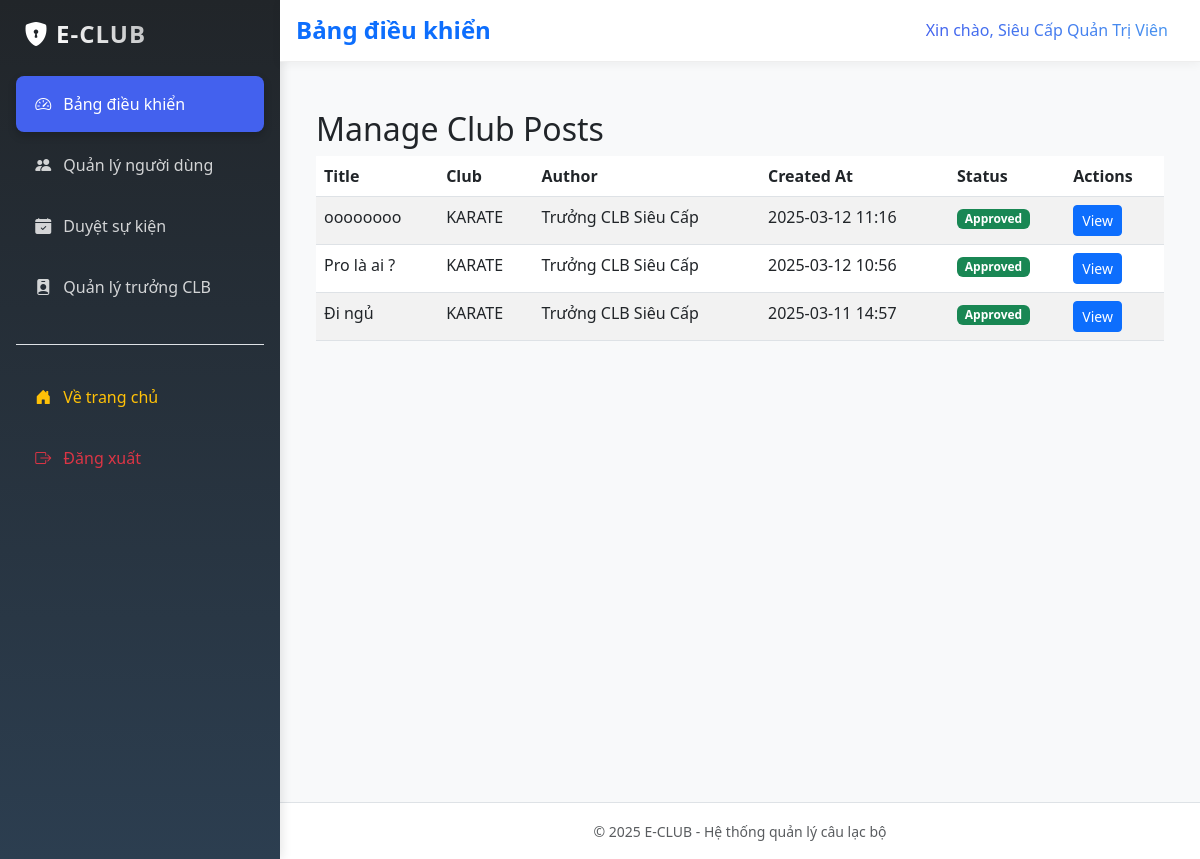
The page /index.php?page=admin/posts (signed in) on the database as committed earlier.
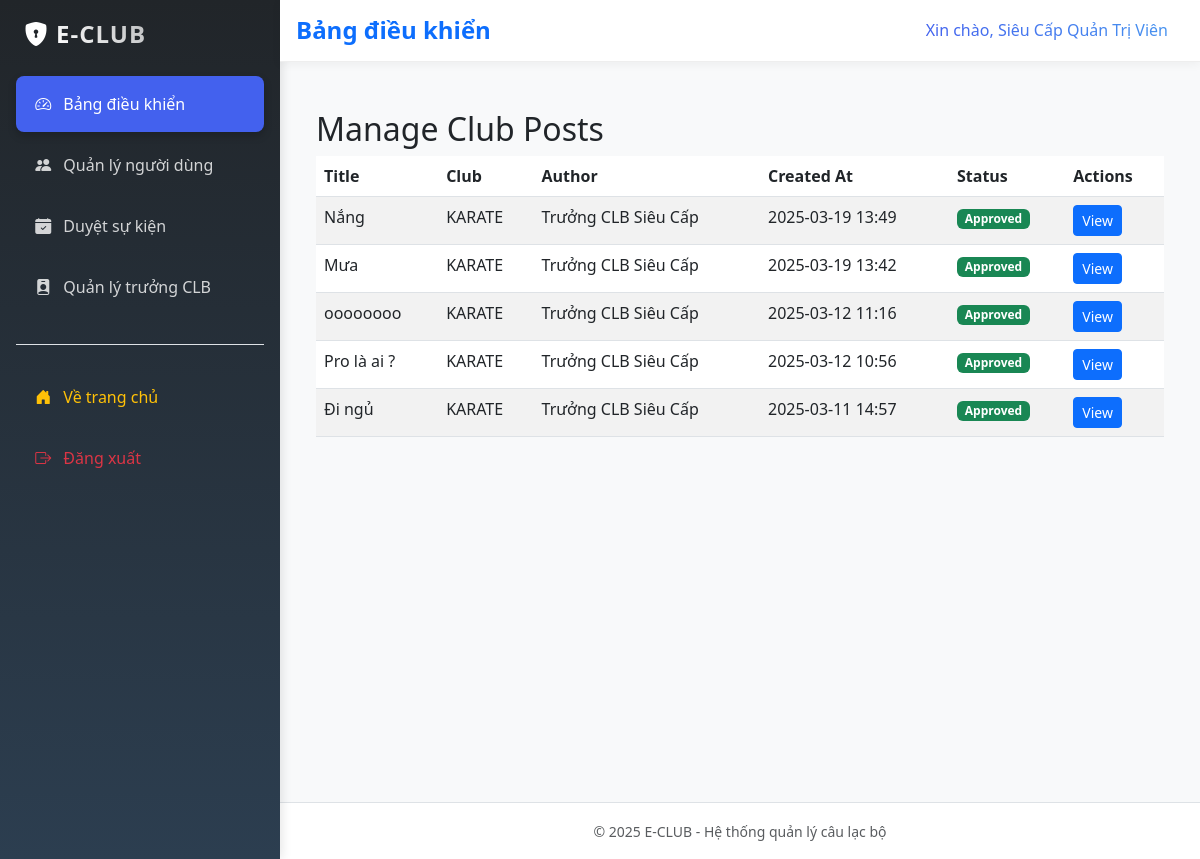
The same page on the database as committed later.
### tables this page shows
CREATE TABLE `club_posts` (
  `id` int(11) NOT NULL,
  `club_id` int(11) DEFAULT NULL,
  `title` varchar(200) NOT NULL,
  `content` longtext NOT NULL,
  `image_url` varchar(255) DEFAULT NULL,
  `status` enum('pending','approved','rejected') DEFAULT 'pending',
  `created_by` int(11) DEFAULT NULL,
  `created_at` timestamp NOT NULL DEFAULT current_timestamp(),
  `updated_at` timestamp NOT NULL DEFAULT current_timestamp() ON UPDATE current_timestamp()
);

CREATE TABLE `clubs` (
  `id` int(11) NOT NULL,
  `name` varchar(100) NOT NULL,
  `description` text DEFAULT NULL,
  `created_at` timestamp NOT NULL DEFAULT current_timestamp(),
  `status` enum('active','inactive') NOT NULL DEFAULT 'active',
  `image_url` varchar(255) DEFAULT NULL
);

CREATE TABLE `users` (
  `id` int(11) NOT NULL,
  `name` varchar(100) NOT NULL,
  `email` varchar(100) NOT NULL,
  `password` varchar(255) NOT NULL,
  `role` enum('admin','club_leader','user') DEFAULT 'user',
  `created_at` timestamp NOT NULL DEFAULT current_timestamp(),
  `avatar_url` varchar(255) DEFAULT NULL,
  `last_activity` timestamp NOT NULL DEFAULT current_timestamp() ON UPDATE current_timestamp()
);

### config.php (called while the page is built, shortened)
<?php
try {
    $conn = new mysqli(DB_HOST, DB_USER, DB_PASS, DB_NAME);
    $conn->set_charset("utf8");
} catch (Exception $e) {
    die("Database connection failed: " . $e->getMessage());
}
function sanitize($input) {
    global $conn;
    return $conn->real_escape_string(trim($input));
}
?>

### pages/admin/posts.php (the view, shortened to what this page needs)
<?php
$query = "SELECT cp.*, c.name as club_name, u.name as author_name
         FROM club_posts cp
         JOIN clubs c ON cp.club_id = c.id
         JOIN users u ON cp.created_by = u.id
         ORDER BY cp.created_at DESC";
$result = $conn->query($query);
$posts = $result->fetch_all(MYSQLI_ASSOC);
?>
<div class="container-fluid mt-4">
    <h2>Manage Club Posts</h2>
    <div class="table-responsive">
        <table class="table table-striped">
            <thead>
                <tr>
                    <th>Title</th>
                    <th>Club</th>
                    <th>Author</th>
                    <th>Created At</th>
                    <th>Status</th>
                    <th>Actions</th>
                </tr>
            </thead>
            <tbody>
                <?php foreach ($posts as $post): ?>
                <tr>
                    <td><?php echo htmlspecialchars($post['title']); ?></td>
                    <td><?php echo htmlspecialchars($post['club_name']); ?></td>
                    <td><?php echo htmlspecialchars($post['author_name']); ?></td>
                    <td><?php echo date('Y-m-d H:i', strtotime($post['created_at'])); ?></td>
                    <td>
                        <span class="badge bg-<?php echo $post['status'] === 'approved' ? 'success' : ($post['status'] === 'rejected' ? 'danger' : 'warning'); ?>">
                            <?php echo ucfirst($post['status']); ?>
                        </span>
                    </td>
                    <td>
                        <button type="button" class="btn btn-sm btn-primary view-post"
                                data-bs-toggle="modal" data-bs-target="#postModal"
                                data-post-id="<?php echo $post['id']; ?>"
                                data-title="<?php echo htmlspecialchars($post['title']); ?>"
                                data-content="<?php echo htmlspecialchars($post['content']); ?>"
                                data-image="<?php echo htmlspecialchars($post['image_url']); ?>"
                                data-status="<?php echo $post['status']; ?>">
                            View
                        </button>
                    </td>
                </tr>
                <?php endforeach; ?>
            </tbody>
        </table>
    </div>
</div>

### index.php (shortened to what this page needs)
<?php
require_once 'config.php';
require_once 'templates/admin_layout.php';
$page = isset($_GET['page']) ? sanitize($_GET['page']) : 'home';
if ($page === 'admin') {
    renderAdminHeader();
    include "pages/admin.php";
    renderAdminFooter();
} elseif (in_array($page, ['list_events', 'list_clubs', 'upload_image'])) {
    renderAdminHeader();
    include "pages/admin/{$page}.php";
    renderAdminFooter();
} elseif ($page === 'admin/posts') {
    renderAdminHeader();
    include "pages/admin/posts.php";
    renderAdminFooter();
} elseif ($page === 'admin/stats') {
    renderAdminHeader();
    include "pages/admin/stats.php";
    renderAdminFooter();
}

### templates/admin_layout.php (shortened to what this page needs)
<?php
function renderAdminHeader() {
    ?>
    <!DOCTYPE html>
    <html lang="vi">
    <head>
        <link href="https://cdn.jsdelivr.net/npm/bootstrap@5.3.0/dist/css/bootstrap.min.css" rel="stylesheet">
        <link href="https://cdn.jsdelivr.net/npm/bootstrap-icons@1.10.0/font/bootstrap-icons.css" rel="stylesheet">
        <link href="/assets/css/post-content.css" rel="stylesheet">
    </head>
    <body>
        <div class="d-flex">
            <div class="admin-sidebar p-3" style="width: 280px;">
                <div class="d-flex align-items-center mb-4 ps-2">
                    <i class="bi bi-shield-lock-fill text-white me-2 fs-4"></i>
                    <h5 class="admin-logo mb-0"><?php echo APP_NAME; ?></h5>
                </div>
                <nav class="nav flex-column">
                    <a class="nav-link <?php echo !isset($_GET['action']) ? 'active' : ''; ?>" href="index.php?page=admin">
                        <i class="bi bi-speedometer2 me-2"></i> Bảng điều khiển
                    </a>
                    <a class="nav-link <?php echo isset($_GET['action']) && $_GET['action'] === 'manage_users' ? 'active' : ''; ?>"
                       href="index.php?page=admin&action=manage_users">
                        <i class="bi bi-people-fill me-2"></i> Quản lý người dùng
                    </a>
                    <a class="nav-link <?php echo isset($_GET['action']) && $_GET['action'] === 'pending_events' ? 'active' : ''; ?>"
                       href="index.php?page=admin&action=pending_events">
                        <i class="bi bi-calendar-check-fill me-2"></i> Duyệt sự kiện
                    </a>
                    <a class="nav-link <?php echo isset($_GET['action']) && $_GET['action'] === 'manage_leaders' ? 'active' : ''; ?>"
                       href="index.php?page=admin&action=manage_leaders">
                        <i class="bi bi-person-badge-fill me-2"></i> Quản lý trưởng CLB
                    </a>
                    <div class="border-top my-4"></div>
                    <a class="nav-link text-warning" href="index.php?page=home">
                        <i class="bi bi-house-door-fill me-2"></i> Về trang chủ
                    </a>
                    <a class="nav-link text-danger" href="index.php?page=logout">
                        <i class="bi bi-box-arrow-right me-2"></i> Đăng xuất
                    </a>
                </nav>
            </div>
            <div class="flex-grow-1">
                <header class="admin-header p-3 d-flex justify-content-between align-items-center sticky-top">
                    <div>
                        <h4 class="m-0 fw-bold text-primary">
                            <?php
                            if (!isset($_GET['action'])) {
                                echo 'Bảng điều khiển';
                            } elseif ($_GET['action'] === 'manage_users') {
                                echo 'Quản lý người dùng';
                            } elseif ($_GET['action'] === 'manage_clubs') {
                                echo 'Quản lý câu lạc bộ';
                            } elseif ($_GET['action'] === 'pending_events') {
                                echo 'Duyệt sự kiện';
                            } elseif ($_GET['action'] === 'manage_leaders') {
                                echo 'Quản lý trưởng CLB';
                            } else {
                                echo 'Quản trị hệ thống';
                            }
                            ?>
                        </h4>
                    </div>
                    <div class="d-flex align-items-center">
                        <span class="user-welcome me-3">Xin chào, <?php echo htmlspecialchars($_SESSION['name']); ?></span>
                    </div>
                </header>
                <main class="content-wrapper p-4">
    <?php
}
function renderAdminFooter() {
    ?>
                </main>
                <footer class="bg-white text-center p-3 border-top">
                    <small class="text-muted">&copy; <?php echo date('Y'); ?> <?php echo APP_NAME; ?> - Hệ thống quản lý câu lạc bộ</small>
                </footer>
            </div>
        </div>
    </body>
    </html>
    <?php
}

### templates/admin_layout.php (style rules this page uses)
:root { --primary-color: #4361ee; --secondary-color: #3f37c9; --accent-color: #4895ef; --success-color: #4cc9f0; --light-bg: #f8f9fa; --dark-bg: #212529; }
body { font-family: 'Segoe UI', system-ui, -apple-system, sans-serif; background-color: var(--light-bg); }
.admin-sidebar { min-height: 100vh; background: linear-gradient(180deg, var(--dark-bg) 0%, #2c3e50 100%); box-shadow: 2px 0 10px rgba(0,0,0,0.1); transition: all 0.3s; z-index: 1000; }
.admin-sidebar .nav-link { color: rgba(255,255,255,.8); padding: 1rem 1.2rem; border-radius: 8px; margin-bottom: 5px; transition: all 0.3s; }
.admin-sidebar .nav-link.active { background: var(--primary-color); color: #fff; box-shadow: 0 4px 8px rgba(0,0,0,0.2); }
.admin-header { background: #fff; box-shadow: 0 2px 10px rgba(0,0,0,0.05); border-bottom: 1px solid #eee; }
.content-wrapper { background: var(--light-bg); min-height: calc(100vh - 60px); }
.admin-logo { font-weight: 700; font-size: 1.5rem; background: linear-gradient(45deg, #fff, rgba(255,255,255,0.7)); -webkit-background-clip: text; -webkit-text-fill-color: transparent; letter-spacing: 1px; }
.user-welcome { font-weight: 500; background: linear-gradient(45deg, var(--primary-color), var(--accent-color)); -webkit-background-clip: text; -webkit-text-fill-color: transparent; }

Rows that differ between the two databases and show on the page:
added club_posts: title "Nắng", club.name "KARATE", created_by.name "Trưởng CLB Siêu Cấp", created_at "2025-03-19 13:49", status "Approved"
added club_posts: title "Mưa", club.name "KARATE", created_by.name "Trưởng CLB Siêu Cấp", created_at "2025-03-19 13:42", status "Approved"
